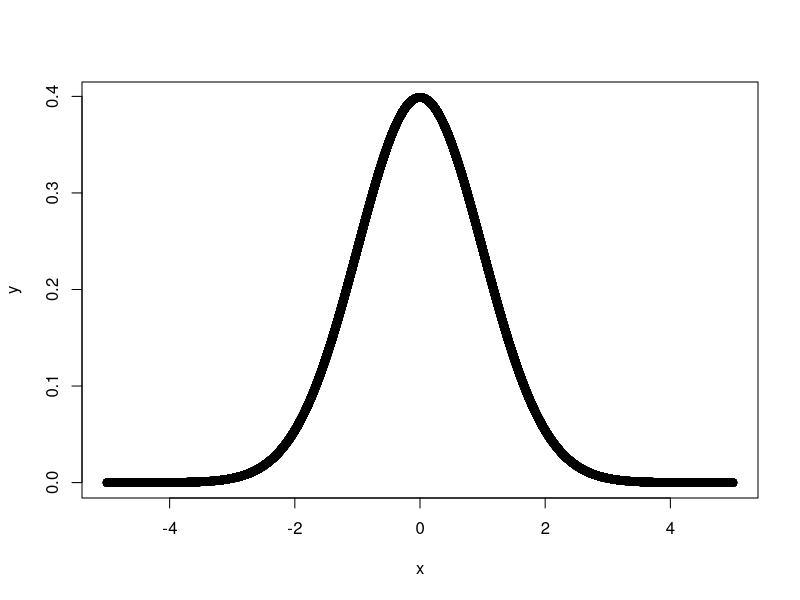

Reproduce this figure in R.
library("dplyr")
rm(list=ls());cat("\014")

#### Get Normal Distribution corresponding to given x values ####
x <- seq(-5,5,by = .0002)
y <- dnorm(x, mean = 0, sd = 1)
plot(x,y)

# Incorrect to calculate this way
# mean(y)
# sd(y)
# mean_x = sum(x)/length(x)
# sd_x =  sqrt(    sum((x - mean(x))^2)/length(x)   )

# x = c(1,2,3,4,5)
# y = c(0.2, 0.4, 0.1, 0.2, 0.1)
# x - mean(x)


mean_x = sum(x*y)/sum(y)
sd_x = sqrt(sum(y*((x - mean_x)^2))/(sum(y)))

my_dnorm = function(x, mean = 0, sd = 1){
  y = (1/(2*pi*sd^2))*exp(-(x-mean)*(x-mean)/(2*sd^2))
}
my_y <- my_dnorm(x, mean = 0, sd = 1)
# plot(x,my_y)
mean_x = sum(x*my_y)/sum(my_y)
sd_x = sqrt(sum(y*((x - mean_x)^2))/(sum(y)))